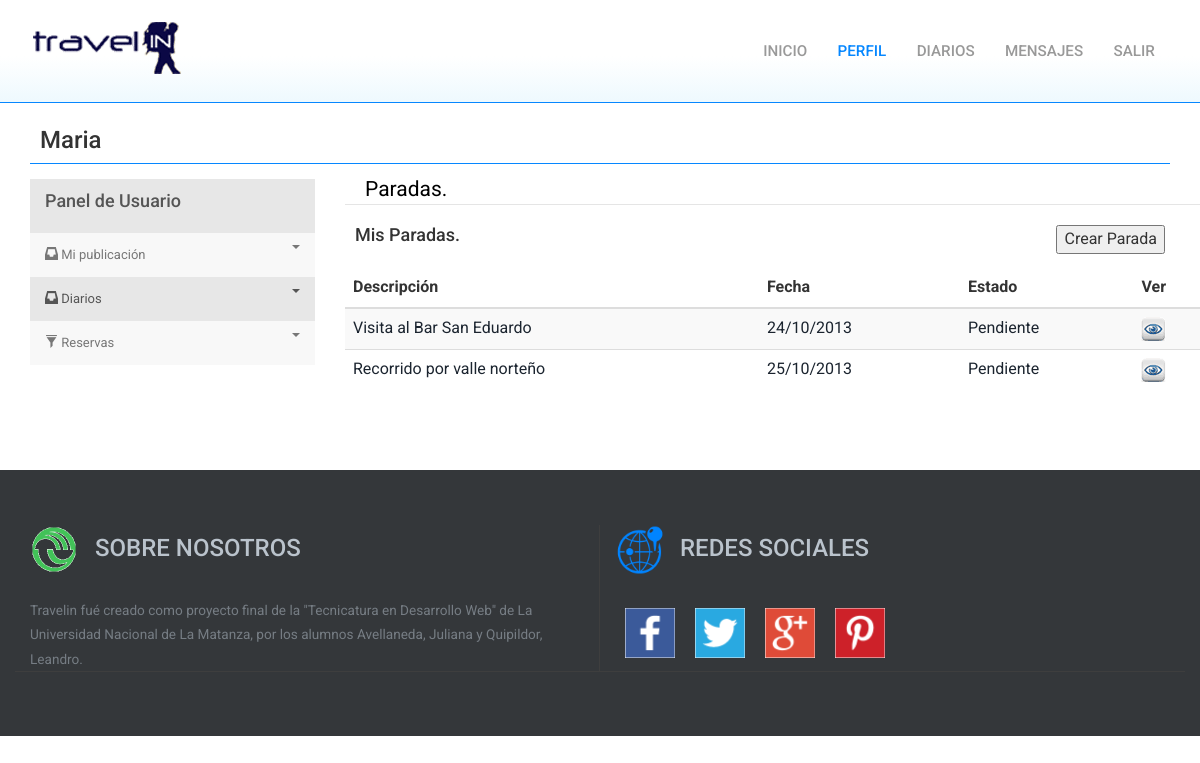
Screenshot of /paradas.php?num=104 (signed in) with the database file from the repository.
### tables this page shows
CREATE TABLE IF NOT EXISTS `parada` (
`idParada` int(11) NOT NULL,
  `idDiario` int(11) NOT NULL,
  `descripcion` varchar(200) NOT NULL,
  `orden` int(11) NOT NULL,
  `fecha` date NOT NULL,
  `idEstado` int(11) NOT NULL,
  `idEstableci` int(11) DEFAULT NULL,
  `defaultLugar` varchar(100) DEFAULT NULL
);

### coneccion.php (called while the page is built, shortened)
<?php
		class Conexion{
			var $host;
			var $usuario;
			var $contrasena;
			var $baseDatos;
			function Conexion(){
				$this->host="localhost";
				$this->usuario="root";
				$this->contrasena="";
				$this->baseDatos="travelin2";
			}
			function conectarse(){
				$enlace = mysqli_connect($this->host, $this->usuario, $this->contrasena, $this->baseDatos);
				return($enlace);
			}
		}
?>

### paradas.php (the view, shortened to what this page needs)
<!DOCTYPE HTML>
<html>
<head>
	<?php
		include 'coneccion.php';
		$db = new Conexion();
		$idDiario = $_GET['num'];
		$sqlParada0 = 'SELECT * FROM parada WHERE idDiario='.$idDiario;
		if(!($consultaParada0 = mysqli_query($db->conectarse(), $sqlParada0)))
		{
			echo('Ocurrio un error ejecutando el query de busqueda del establecimiento [' . mysqli_error() . ']');
		}else
			{
				$filasP0 = mysqli_num_rows($consultaParada0);
			}
	?>
	<link href="css/bootstrap.css" rel='stylesheet' type='text/css' />
	<link href="css/style.css" rel='stylesheet' type='text/css' />
						<link href="css/owl.carousel.css" rel="stylesheet">
		<link rel="stylesheet" href="colorbox.css" />
	<link href="css/menuVertical1.css" rel='stylesheet' type='text/css' />
</head>
	<body>
    	<div class="header">
     		<div class="container">
		 		<div class="logo">
					<a href="index.php"><img src="imagenes/seven_1.png" class="img-responsive" alt="Travel In"/></a>
		 		</div>
            	<nav class="top-nav">
					<ul class="top-nav">
<?php
	if(!(isset($_SESSION['idUsuario'])))
	{
		echo '		<script language="javascript">
						window.location="login.php"
					</script>';
	}else {
			echo '	<li class="page-scroll"><a href="index.php" class="scroll_">Inicio <span> </span></a></li>
					<li class="active"><a href="panel.php" class="scroll_">Perfil<span> </span></a></li>
					<li class="page-scroll"><a href="diarios.php" class="scroll_">Diarios<span> </span></a></li>
					<li class="page-scroll"><a href="mensajes.php" class="scroll_">Mensajes<span> </span></a></li>
					<li class="page-scroll"><a href="logout.php" class="scroll_">Salir<span> </span></a></li>';
			}
?>
					</ul>
				</nav>
            	<div class="clearfix"></div>
	  		</div>
   		</div>
		<div class="main">
			<div class="featurelist2" id="news">
	   			<div class="container">
	   				<div class="contTitulo1">
						<h3><?php echo $_SESSION['nick']; ?></h3>
					</div>
					<div class="lineaSeparadora"></div>
					<div class="contCuerpoConMenu">
						<div class="row affix-row">
							<div class="col-sm-3 col-md-3 affix-sidebar">
								<div class="sidebar-nav">
									<div class="navbar navbar-default" role="navigation">
										<div class="navbar-collapse collapse sidebar-navbar-collapse">
											<ul class="nav navbar-nav" id="sidenav01">
												<li class="active">
													<a href="#" data-toggle="collapse" data-target="#toggleDemo0" data-parent="#sidenav01" class="collapsed">
														<h4>
														Panel de Usuario
														<br>
														</h4>
													</a>
												</li>
												<li><a href="#" data-toggle="collapse" data-target="#toggleMiPublic" data-parent="#sidenav01" class="collapsed">
														<span class="glyphicon glyphicon-inbox"></span> Mi publicaci&oacute;n <span class="caret pull-right"></span>
													</a>
												</li>
												<li class="active">
													<a href="#" data-toggle="collapse" data-target="#toggleDemo2" data-parent="#sidenav01" class="collapsed">
														<span class="glyphicon glyphicon-inbox"></span> Diarios <span class="caret pull-right"></span>
													</a>
												</li>
												<li>
													<a href="#" data-toggle="collapse" data-target="#toggleDemo4" data-parent="#sidenav01">
														<span class="glyphicon glyphicon-filter"></span> Reservas<span class="caret pull-right"></span>
													</a>
												</li>
											</ul>
										</div>
									</div>
								</div>
							</div>
							<div class="col-sm-9 col-md-9 affix-content">
								<div class="container">
									<div>
										<div id="contFormPublicacion" class="contFormulario1">
						   					<div id="agrupFormPublicacion" name="agrupFormPublicacion" class="contAgrupForm_">
									            <form class="form-horizontal" action="paradaNuevaP.php" method="post" enctype="multipart/form-data">
													<fieldset>
										                <legend id="tituloForm">Paradas.</legend>
										                <div class="contEncabezadoTabla1">
															<div class="tituloTabla1">
																<h4>Mis Paradas.</h4>
															</div>
															<div class="btnTituloTabla1">
																<input type="button" id="btnParadaNueva" name="btnParadaNueva" value="Crear Parada" onClick="location.href='paradaNuevaP.php?num=<?php echo($idDiario); ?>'">
															</div>
														</div>
														<br>
													</fieldset>
												</form>
											</div>
										</div>
									</div>
															<table class="table table-striped span3">
																<thead>
																	<tr>
																		<th>Descripción</th>
																		<th>Fecha</th>
																		<th>Estado</th>
																		<th>Ver</th>
																	</tr>
																</thead>
																<tbody>
																<?php
																	if($filasP0 == 0)
																	{
																		echo ('<tr><td>No se encontraron paradas guardadas.</td><td></td><td></td></tr>');
																	}else
																		{
																			while ($RsParada0 = mysqli_fetch_assoc($consultaParada0)) {
																				$fechaActual = $RsParada0['fecha'];
																				$fechaM = strtotime($fechaActual);
																				$aaaa = date("Y", $fechaM);
																				$mm = date("m", $fechaM);
																				$dd = date("d", $fechaM);
																				$fechaFormateada = $dd.'/'.$mm.'/'.$aaaa;
																				$estado = 'Pendiente';
																				if($RsParada0['idEstado'] == 5) {
																					$estado = 'Realizada';
																				}else
																					{
																						if($RsParada0['idEstado'] == 2) {
																							$estado = 'En Curso';
																						}else
																							{
																								if($RsParada0['idEstado'] == 1) {
																									$estado = 'Pendiente';
																								}
																							}
																					}
																				echo '<tr>
																							<td><a href="verParada.php?num='.$RsParada0["idParada"].'">'.$RsParada0['descripcion'].'</a></td>
																							<td><a href="verParada.php?num='.$RsParada0["idParada"].'">'.$fechaFormateada.'</a></td>
																							<td><a href="verParada.php?num='.$RsParada0["idParada"].'">'.$estado.'</a></td>
																							<td><a href="mostrarParada.php?num='.$RsParada0["idParada"].'" target="_blank"><img src="imagenes/botonOjo.png" class="" alt="Ver la parada"/></a></td>
																					</tr>';
																			}
																		}
																?>
																</tbody>
															</table>
								</div>
							</div>
						</div>
					</div>
				</div>
			</div>
		</div>
		<div class="footer" id="contact">
			<div class="container containerPie">
				<div class="row footer-top">
		   			<div class="col-md-6 footer_grid">
		   				<h3 class="m_13"><img class="imgGloboRed" src="imagenes/logoUnlam.png"><div class="titJuntoLogo">Sobre nosotros</div></h3>
						<p class="m_14">Travelin fué creado como proyecto final de la "Tecnicatura en Desarrollo Web" de La Universidad Nacional de La Matanza,
							por los alumnos Avellaneda, Juliana y Quipildor, Leandro.</p>
		   			</div>
	   			<div class="col-md-6 footer_grid">
		   			<h3 class="m_13"><img class="imgGloboRed" src="imagenes/world.png"><div class="titJuntoLogo">Redes Sociales</div></h3>
						<p class="m_14">
						<div id="contImgRedes">
							<div>
								<a href="#"><img class="logoRedes" src="imagenes/logoFace1.png"></a>
								<a href="#"><img class="logoRedes" src="imagenes/logoTwitter1.png"></a>
								<a href="#"><img class="logoRedes" src="imagenes/logoGoo1.png"></a>
								<a href="#"><img class="logoRedes" src="imagenes/logoPint1.png"></a>
							</div>
						</div>
						</p>
	   			</div>
	   		</div>
	   		<div class="footer_bottom">
		    	</div>
	   	</div>
	   </div>
	</body>
</html>

### css/style.css (style rules this page uses)
h4, h5, h6, h1, h2, h3 { margin-top: 0; }
ul, ol { margin: 0; }
p { margin: 0; }
html, body { font-family: 'Roboto', sans-serif; font-size: 100%; background-color: #FFF; }
body a { transition:0.5s all; -webkit-transition:0.5s all; -moz-transition:0.5s all; -o-transition:0.5s all; -ms-transition:0.5s all; }
.header { background: rgb(255,255,255); background: -moz-linear-gradient(top, rgba(255,255,255,1) 55%, rgba(238,249,254,1) 100%); background: -webkit-gradient(linear, left top, left bottom, color-stop(55%,rgba(255,255,255,1)), color-stop(100%,rgba(238,249,254,1))); background: -webkit-linear-gradient(top, rgba(255,255,255,1) 55%,rgba(238,249,254,1) 100%); background: -o-linear-gradient(top, rgba(255,255,255,1) 55%,rgba(238,249,254,1) 100%); background: -ms-linear-gradient(top, rgba(255,255,255,1) 55%,rgba(238,249,254,1) 100%); background: linear-gradient(to bottom, rgba(255,255,255,1) 55%,rgba(238,249,254,1) 100%); filter: progid:DXImageTransform.Microsoft.gradient( startColorstr='#ffffff', endColorstr='#eef9fe',GradientType=0 ); padding:1em 0; border-bottom:1px solid #0687FF; }
.logo { float:left; }
.top-nav ul li a { color: #999; padding: 0.2em 1em; font-size: 0.95em; font-weight: 500; text-align: center; text-transform: uppercase; position: relative; }
.top-nav ul li.active a, .top-nav ul li a:hover { color:#0687ff; }
.logo a { display:block; }
.top-nav:before, .top-nav:after { content: " "; display: table; }
.top-nav:after { clear: both; }
nav { position: relative; float: right; }
nav ul { padding: 0; float: right; margin: 0.75em 0; }
nav li { display: inline; float: left; position:relative; }
nav a { color: #fff; display: inline-block; text-align: center; text-decoration: none; line-height: 40px; }
.footer { padding:5% 0 0; background:#34373a; }
h3.m_13 { color:#bac3cc; font-size:1.5em; text-transform:uppercase; margin-bottom: 1.5em; }
p.m_14 { color:#767D84; font-size:0.85em; line-height:1.8em; margin-top: 2em; }
.footer_grid { border-right: 1px solid #3E3E3E; }
.footer-top { border-bottom:1px solid #3E3E3E; }
.footer_bottom { padding:2em 0; }
.img-responsive { width: 100%; height: 100%; -webkit-border-bottom-right-radius: 15px; -webkit-border-bottom-left-radius: 15px; -moz-border-radius-bottomright: 15px; -moz-border-radius-bottomleft: 15px; -o-border-radius-bottomright: 15px; -o-border-radius-bottomleft: 15px; border-bottom-right-radius: 15px; border-bottom-left-radius: 15px; }
#contImgRedes { text-align: center; }
.imgGloboRed { width: 50px; height: 50px; float: left; margin-right: 15px; }
.logoRedes { float: left; margin: 10px; width: 50px; height: 50px; }
.footer { padding-top: 15px; }
.titJuntoLogo { padding-top: 10px; }
.footer_grid:nth-child(2) { border-right: none; }
.containerPie { padding-top: 40px; }
.featurelist2 { padding: 2% 0 5% 0; }
#tituloForm { color: #000000; padding-left: 20px; }
.contTitulo1 { padding-left: 10px; }
.lineaSeparadora { margin:10px 0; border-bottom:1px solid #0687FF; }
.contFormulario1 { float: left; text-align: left; width: 100%; }
.contEncabezadoTabla1 { width: 100%; padding-left: 10px; padding-right: 50px; padding-bottom: 20px; }
.tituloTabla1 { width: 50%; text-align: left; float: left; }
.btnTituloTabla1 { width: 50%; text-align: right; float: left; }
.glyphicon:empty { width: 1em; }
.glyphicon { position: relative; top: 1px; display: inline-block; font-family: 'Glyphicons Halflings'; -webkit-font-smoothing: antialiased; font-style: normal; font-weight: normal; line-height: 1; -moz-osx-font-smoothing: grayscale; }

### rows the page displays
parada: descripcion "Visita al Bar San Eduardo", fecha "24/10/2013", idEstado "Pendiente"
parada: descripcion "Recorrido por valle norteño", fecha "25/10/2013", idEstado "Pendiente"

### other values shown
$_SESSION['nick'] "Maria"
